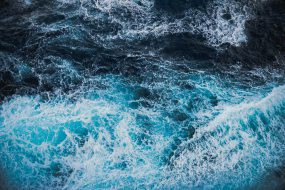
#> input picture Assests/water.jpeg, 285 x 190 px
$ python rotating.py
#> lines starting #> are read from the running program, lines starting #| are printed output that depends on the picture
import cv2
import numpy as np

FILE_NAME = 'Assests/water.jpeg'
try:
    image = cv2.imread(FILE_NAME)
#> image is the input picture: shape (190, 285, 3); mean B, G, R 134.3, 113.8, 72.6
    (rows, cols) = image.shape[:2]
#> rows = 190; cols = 285
    M = cv2.getRotationMatrix2D((cols/2, rows/2), 45,1)
    res = cv2.warpAffine(image , M, (cols, rows))
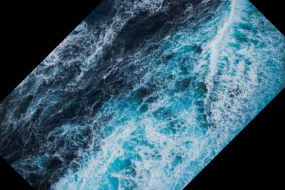
#> res: shape (190, 285, 3); mean B, G, R 108.1, 92, 59.7
    cv2.imwrite('rotating.jpg', res)


except IOError:
    print("Error while reading files!")

$ run again, with Assests/clouds.jpeg copied over Assests/water.jpeg
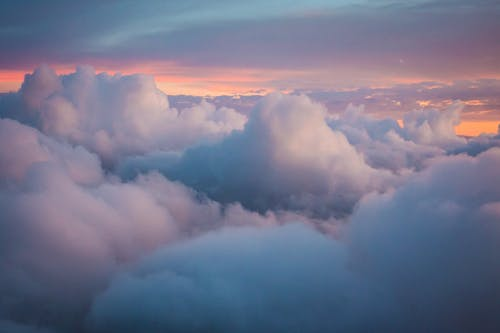
#> input picture Assests/clouds.jpeg, 500 x 333 px
#> image is the input picture: shape (333, 500, 3); mean B, G, R 141.1, 118, 115.8
#> `res = cv2.warpAffine(image , M, (cols, rows))`:
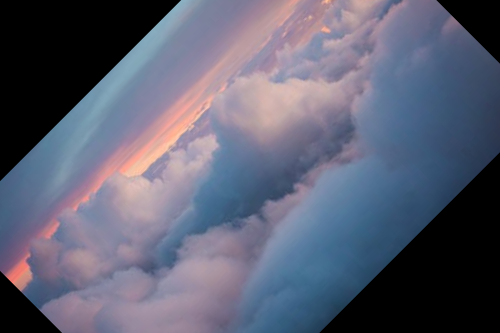
#> res: shape (333, 500, 3); mean B, G, R 114.6, 96, 93.3

$ run again, with Assests/horse.jpeg copied over Assests/water.jpeg
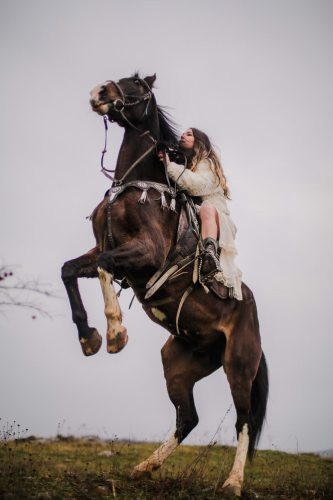
#> input picture Assests/horse.jpeg, 333 x 500 px
#> image is the input picture: shape (500, 333, 3); mean B, G, R 146, 146.7, 154.6
#> `res = cv2.warpAffine(image , M, (cols, rows))`:
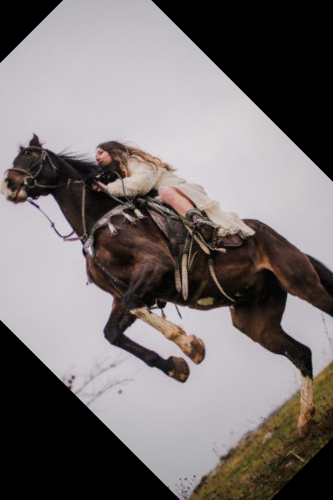
#> res: shape (500, 333, 3); mean B, G, R 114.4, 114.5, 121

$ run again, with Assests/road.jpg copied over Assests/water.jpeg
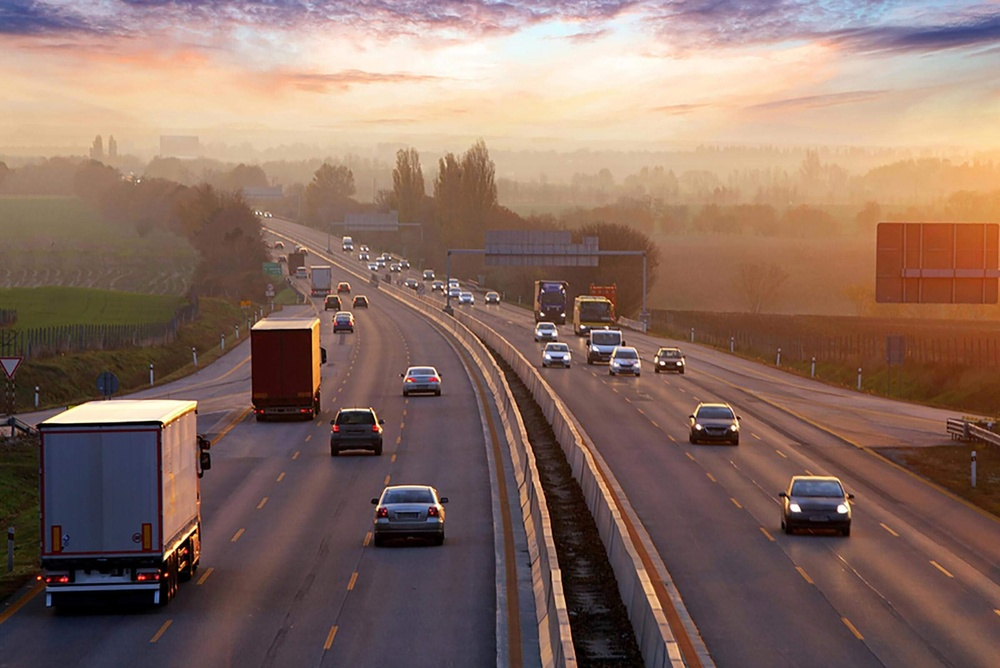
#> input picture Assests/road.jpg, 1000 x 668 px, shrunk from 2400 x 1603 before the run
#> image is the input picture: shape (668, 1000, 3); mean B, G, R 98.4, 109.4, 136.3
#> `res = cv2.warpAffine(image , M, (cols, rows))`:
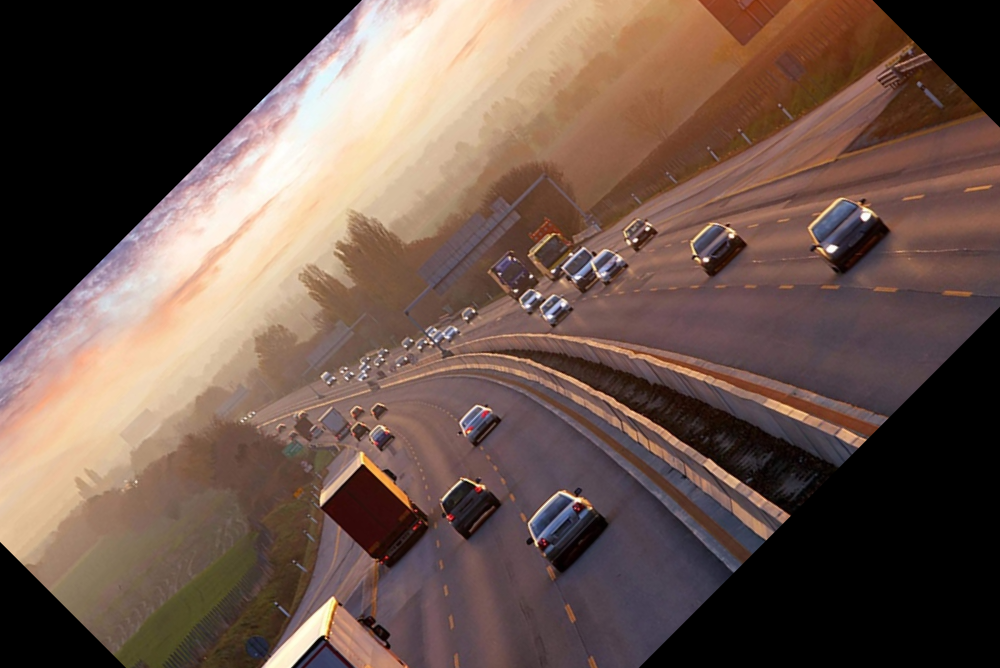
#> res: shape (668, 1000, 3); mean B, G, R 76, 85.4, 107.2
